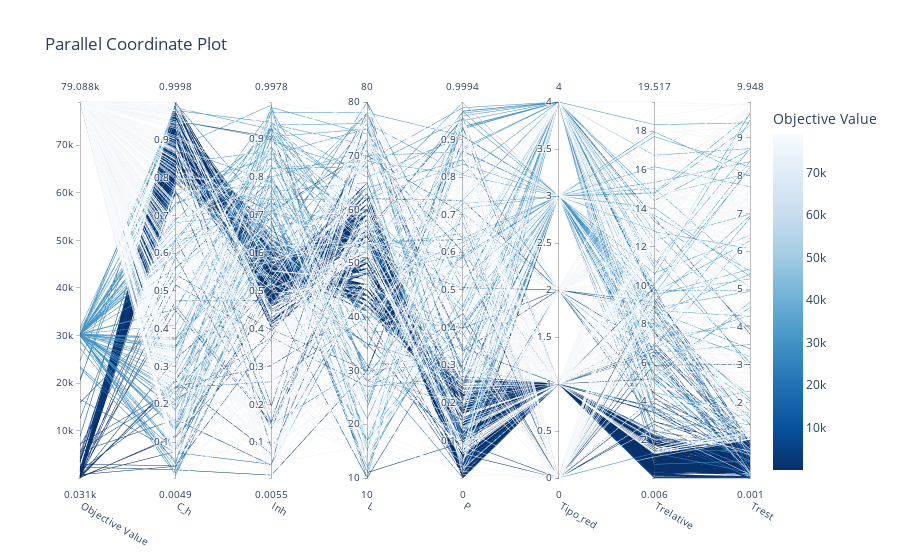

Here is the notebook cell this chart was saved with:
### Code cell
# Gráfico de coordenadas paralelas para visualizar múltiples objetivos
%matplotlib inline
vis.plot_parallel_coordinate(study)

### Figure 1 — Plotly figure (JSON) as saved in the notebook; plotly's stock layout.template omitted (floating-point values rounded to 4 significant figures; data arrays with more than 128 entries replaced by an {"elided": "..."} marker saying what was removed)
{"data": [{"dimensions": [{"label": "Objective Value", "range": [31.18, 79090.0], "values": {"elided": "583 float values"}}, {"label": "C_h", "range": [0.00494, 0.9998], "values": {"elided": "583 float values"}}, {"label": "Inh", "range": [0.005522, 0.9978], "values": {"elided": "583 float values"}}, {"label": "L", "range": [10, 80], "values": {"elided": "583 int values"}}, {"label": "P", "range": [2.187e-06, 0.9994], "values": {"elided": "583 float values"}}, {"label": "Tipo_red", "range": [0, 4], "values": {"elided": "583 int values"}}, {"label": "Trelative", "range": [0.005657, 19.52], "values": {"elided": "583 float values"}}, {"label": "Trest", "range": [0.0009312, 9.948], "values": {"elided": "583 float values"}}], "labelangle": 30, "labelside": "bottom", "line": {"color": {"elided": "583 float values"}, "colorbar": {"title": {"text": "Objective Value"}}, "colorscale": [[0, "rgb(247,251,255)"], [0.125, "rgb(222,235,247)"], [0.25, "rgb(198,219,239)"], [0.375, "rgb(158,202,225)"], [0.5, "rgb(107,174,214)"], [0.625, "rgb(66,146,198)"], [0.75, "rgb(33,113,181)"], [0.875, "rgb(8,81,156)"], [1, "rgb(8,48,107)"]], "reversescale": true, "showscale": true}, "type": "parcoords"}], "layout": {"title": {"text": "Parallel Coordinate Plot"}}}
